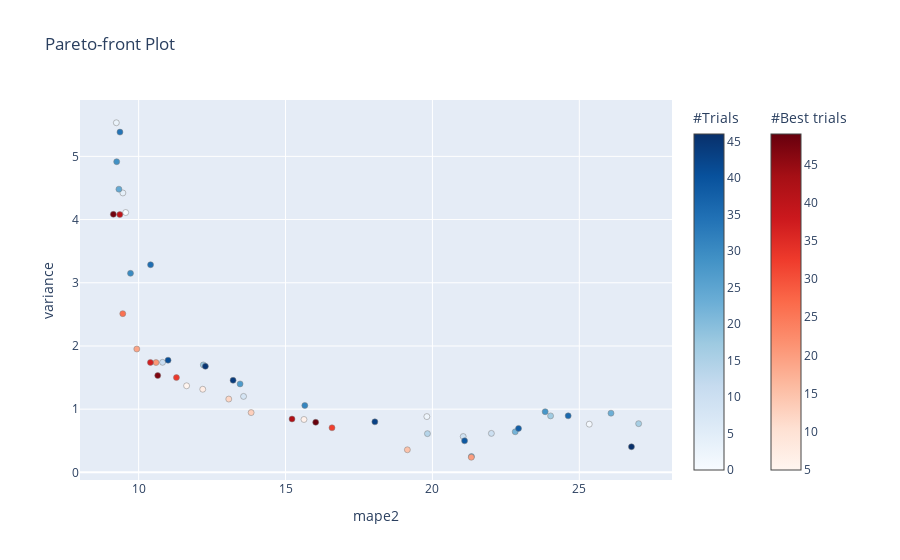

The code cell stored with this chart in its notebook:
### Code cell
optuna.visualization.plot_pareto_front(study, target_names=["mape2", "variance"])

### Figure 1 — Plotly figure (JSON) as saved in the notebook; plotly's stock layout.template omitted (floating-point values rounded to 4 significant figures)
{"data": [{"hovertemplate": "%{text}<extra>Trial</extra>", "marker": {"color": [0, 1, 2, 3, 4, 8, 9, 10, 11, 14, 16, 17, 18, 22, 23, 24, 25, 27, 28, 29, 30, 31, 34, 35, 36, 38, 39, 41, 43, 44, 45, 46], "colorbar": {"title": {"text": "#Trials"}}, "colorscale": [[0, "rgb(247,251,255)"], [0.125, "rgb(222,235,247)"], [0.25, "rgb(198,219,239)"], [0.375, "rgb(158,202,225)"], [0.5, "rgb(107,174,214)"], [0.625, "rgb(66,146,198)"], [0.75, "rgb(33,113,181)"], [0.875, "rgb(8,81,156)"], [1, "rgb(8,48,107)"]], "line": {"color": "Grey", "width": 0.5}}, "mode": "markers", "showlegend": false, "text": ["{<br>  \"number\": 0,<br>  \"values\": [<br>    9.559255170208548,<br>    4.111436430351163<br>  ],<br>  \"params\": {<br>    \"learning_rate\": 0.005152862891772831,<br>    \"max_depth\": 10,<br>    \"lambda\": 2.238261153727863,<br>    \"loss_function\": \"RMSE\"<br>  }<br>}", "{<br>  \"number\": 1,<br>  \"values\": [<br>    25.338429931621558,<br>    0.762665467783183<br>  ],<br>  \"params\": {<br>    \"learning_rate\": 0.00016081955037523929,<br>    \"max_depth\": 6,<br>    \"lambda\": 3.4353345599149656,<br>    \"loss_function\": \"RMSE\"<br>  }<br>}", "{<br>  \"number\": 2,<br>  \"values\": [<br>    19.81072840846547,<br>    0.8826114352566314<br>  ],<br>  \"params\": {<br>    \"learning_rate\": 0.00038427965650932836,<br>    \"max_depth\": 9,<br>    \"lambda\": 4.76897954675756,<br>    \"loss_function\": \"RMSE\"<br>  }<br>}", "{<br>  \"number\": 3,<br>  \"values\": [<br>    9.240627597123487,<br>    5.531814645670917<br>  ],<br>  \"params\": {<br>    \"learning_rate\": 0.008609339315924714,<br>    \"max_depth\": 10,<br>    \"lambda\": 2.1571330374229816,<br>    \"loss_function\": \"RMSE\"<br>  }<br>}", "{<br>  \"number\": 4,<br>  \"values\": [<br>    9.463089921924507,<br>    4.421174238512708<br>  ],<br>  \"params\": {<br>    \"learning_rate\": 0.006142448311292986,<br>    \"max_depth\": 10,<br>    \"lambda\": 2.4349408386768467,<br>    \"loss_function\": \"RMSE\"<br>  }<br>}", "{<br>  \"number\": 8,<br>  \"values\": [<br>    13.571111764240534,<br>    1.2016797407050248<br>  ],<br>  \"params\": {<br>    \"learning_rate\": 0.0015634794828247403,<br>    \"max_depth\": 2,<br>    \"lambda\": 4.026064070253872,<br>    \"loss_function\": \"RMSE\"<br>  }<br>}", "{<br>  \"number\": 9,<br>  \"values\": [<br>    21.047894669018834,<br>    0.5670228393055403<br>  ],<br>  \"params\": {<br>    \"learning_rate\": 0.0003168203424812043,<br>    \"max_depth\": 4,<br>    \"lambda\": 3.25660158361972,<br>    \"loss_function\": \"RMSE\"<br>  }<br>}", "{<br>  \"number\": 10,<br>  \"values\": [<br>    22.00679266479233,<br>    0.6167980204898917<br>  ],<br>  \"params\": {<br>    \"learning_rate\": 0.0002712208369780984,<br>    \"max_depth\": 5,<br>    \"lambda\": 3.4205259378400967,<br>    \"loss_function\": \"RMSE\"<br>  }<br>}", "{<br>  \"number\": 11,<br>  \"values\": [<br>    10.813870795838005,<br>    1.741085747199211<br>  ],<br>  \"params\": {<br>    \"learning_rate\": 0.0019963197687923625,<br>    \"max_depth\": 6,<br>    \"lambda\": 1.1590006612477315,<br>    \"loss_function\": \"RMSE\"<br>  }<br>}", "{<br>  \"number\": 14,<br>  \"values\": [<br>    19.830393957360698,<br>    0.6130041249557898<br>  ],<br>  \"params\": {<br>    \"learning_rate\": 0.0003520942849136954,<br>    \"max_depth\": 5,<br>    \"lambda\": 1.1818003035318199,<br>    \"loss_function\": \"RMSE\"<br>  }<br>}", "{<br>  \"number\": 16,<br>  \"values\": [<br>    27.019741234726695,<br>    0.7707844184394155<br>  ],<br>  \"params\": {<br>    \"learning_rate\": 0.00011379226058632626,<br>    \"max_depth\": 5,<br>    \"lambda\": 2.3762736005946743,<br>    \"loss_function\": \"RMSE\"<br>  }<br>}", "{<br>  \"number\": 17,<br>  \"values\": [<br>    24.021983125561846,<br>    0.8933831589382564<br>  ],<br>  \"params\": {<br>    \"learning_rate\": 0.00020819034127670345,<br>    \"max_depth\": 9,<br>    \"lambda\": 3.754360817833327,<br>    \"loss_function\": \"RMSE\"<br>  }<br>}", "{<br>  \"number\": 18,<br>  \"values\": [<br>    12.20079989427735,<br>    1.700258500060995<br>  ],<br>  \"params\": {<br>    \"learning_rate\": 0.001233051415887894,<br>    \"max_depth\": 9,<br>    \"lambda\": 3.7953605090720184,<br>    \"loss_function\": \"RMSE\"<br>  }<br>}", "{<br>  \"number\": 22,<br>  \"values\": [<br>    22.818361274765216,<br>    0.6423449590187431<br>  ],<br>  \"params\": {<br>    \"learning_rate\": 0.0002433902805267319,<br>    \"max_depth\": 5,<br>    \"lambda\": 3.9246148072758458,<br>    \"loss_function\": \"RMSE\"<br>  }<br>}", "{<br>  \"number\": 23,<br>  \"values\": [<br>    26.078267587485378,<br>    0.9361653152552556<br>  ],<br>  \"params\": {<br>    \"learning_rate\": 0.0001391923096604127,<br>    \"max_depth\": 9,<br>    \"lambda\": 2.078065303438563,<br>    \"loss_function\": \"RMSE\"<br>  }<br>}", "{<br>  \"number\": 24,<br>  \"values\": [<br>    9.328515154997435,<br>    4.480717341918862<br>  ],<br>  \"params\": {<br>    \"learning_rate\": 0.007943510502210711,<br>    \"max_depth\": 9,<br>    \"lambda\": 2.8899546958774622,<br>    \"loss_function\": \"RMSE\"<br>  }<br>}", "{<br>  \"number\": 25,<br>  \"values\": [<br>    21.3285530342307,<br>    0.25110875225376716<br>  ],<br>  \"params\": {<br>    \"learning_rate\": 0.0005155078915144203,<br>    \"max_depth\": 1,<br>    \"lambda\": 4.615012130517942,<br>    \"loss_function\": \"RMSE\"<br>  }<br>}", "{<br>  \"number\": 27,<br>  \"values\": [<br>    13.453261812223039,<br>    1.39973023046527<br>  ],<br>  \"params\": {<br>    \"learning_rate\": 0.0009226684301104671,<br>    \"max_depth\": 9,<br>    \"lambda\": 3.8573707644531954,<br>    \"loss_function\": \"RMSE\"<br>  }<br>}", "{<br>  \"number\": 28,<br>  \"values\": [<br>    23.837544267242667,<br>    0.9596617307110513<br>  ],<br>  \"params\": {<br>    \"learning_rate\": 0.00021455572553901836,<br>    \"max_depth\": 10,<br>    \"lambda\": 3.101417111999952,<br>    \"loss_function\": \"RMSE\"<br>  }<br>}", "{<br>  \"number\": 29,<br>  \"values\": [<br>    9.252409404318527,<br>    4.915880547715238<br>  ],<br>  \"params\": {<br>    \"learning_rate\": 0.006801498194113785,<br>    \"max_depth\": 9,<br>    \"lambda\": 1.0450074321141347,<br>    \"loss_function\": \"RMSE\"<br>  }<br>}", "{<br>  \"number\": 30,<br>  \"values\": [<br>    9.722772307351798,<br>    3.1488749035080614<br>  ],<br>  \"params\": {<br>    \"learning_rate\": 0.004535681291928355,<br>    \"max_depth\": 9,<br>    \"lambda\": 2.876379065622566,<br>    \"loss_function\": \"RMSE\"<br>  }<br>}", "{<br>  \"number\": 31,<br>  \"values\": [<br>    15.65583583407336,<br>    1.0582622526035657<br>  ],<br>  \"params\": {<br>    \"learning_rate\": 0.0006347010071687332,<br>    \"max_depth\": 8,<br>    \"lambda\": 3.122329996907501,<br>    \"loss_function\": \"RMSE\"<br>  }<br>}", "{<br>  \"number\": 34,<br>  \"values\": [<br>    9.364051349998675,<br>    5.383701234634618<br>  ],<br>  \"params\": {<br>    \"learning_rate\": 0.006607258871162348,<br>    \"max_depth\": 10,<br>    \"lambda\": 1.2175850616141637,<br>    \"loss_function\": \"RMSE\"<br>  }<br>}", "{<br>  \"number\": 35,<br>  \"values\": [<br>    10.40610762560808,<br>    3.285449843150653<br>  ],<br>  \"params\": {<br>    \"learning_rate\": 0.002258968199043046,<br>    \"max_depth\": 10,<br>    \"lambda\": 1.0777446155825,<br>    \"loss_function\": \"RMSE\"<br>  }<br>}", "{<br>  \"number\": 36,<br>  \"values\": [<br>    24.62054277182021,<br>    0.8942247216234591<br>  ],<br>  \"params\": {<br>    \"learning_rate\": 0.0001878163082874493,<br>    \"max_depth\": 9,<br>    \"lambda\": 3.454253068582681,<br>    \"loss_function\": \"RMSE\"<br>  }<br>}", "{<br>  \"number\": 38,<br>  \"values\": [<br>    22.93063894457549,<br>    0.6954863296635132<br>  ],<br>  \"params\": {<br>    \"learning_rate\": 0.00023417956048654397,<br>    \"max_depth\": 6,<br>    \"lambda\": 2.9746893605998266,<br>    \"loss_function\": \"RMSE\"<br>  }<br>}", "{<br>  \"number\": 39,<br>  \"values\": [<br>    21.094658667867254,<br>    0.4989222127881803<br>  ],<br>  \"params\": {<br>    \"learning_rate\": 0.00032778291565826003,<br>    \"max_depth\": 3,<br>    \"lambda\": 1.7750048962606066,<br>    \"loss_function\": \"RMSE\"<br>  }<br>}", "{<br>  \"number\": 41,<br>  \"values\": [<br>    11.001516596040817,<br>    1.7748407751284905<br>  ],<br>  \"params\": {<br>    \"learning_rate\": 0.0017625877843770782,<br>    \"max_depth\": 7,<br>    \"lambda\": 1.8697210382075125,<br>    \"loss_function\": \"RMSE\"<br>  }<br>}", "{<br>  \"number\": 43,<br>  \"values\": [<br>    18.040470982875693,<br>    0.7996617893369482<br>  ],<br>  \"params\": {<br>    \"learning_rate\": 0.0004430398852884255,<br>    \"max_depth\": 7,<br>    \"lambda\": 1.929033944627391,<br>    \"loss_function\": \"RMSE\"<br>  }<br>}", "{<br>  \"number\": 44,<br>  \"values\": [<br>    13.214763033487511,<br>    1.456773728085043<br>  ],<br>  \"params\": {<br>    \"learning_rate\": 0.00326437782931287,<br>    \"max_depth\": 1,<br>    \"lambda\": 1.7305715800327672,<br>    \"loss_function\": \"RMSE\"<br>  }<br>}", "{<br>  \"number\": 45,<br>  \"values\": [<br>    12.270980375899974,<br>    1.6779410802517276<br>  ],<br>  \"params\": {<br>    \"learning_rate\": 0.001198185009903852,<br>    \"max_depth\": 9,<br>    \"lambda\": 3.7514842541137075,<br>    \"loss_function\": \"RMSE\"<br>  }<br>}", "{<br>  \"number\": 46,<br>  \"values\": [<br>    26.77495517556206,<br>    0.4053886919602512<br>  ],<br>  \"params\": {<br>    \"learning_rate\": 0.0001871114805765306,<br>    \"max_depth\": 1,<br>    \"lambda\": 3.113500457749127,<br>    \"loss_function\": \"RMSE\"<br>  }<br>}"], "type": "scatter", "x": [9.559, 25.34, 19.81, 9.241, 9.463, 13.57, 21.05, 22.01, 10.81, 19.83, 27.02, 24.02, 12.2, 22.82, 26.08, 9.329, 21.33, 13.45, 23.84, 9.252, 9.723, 15.66, 9.364, 10.41, 24.62, 22.93, 21.09, 11.0, 18.04, 13.21, 12.27, 26.77], "y": [4.111, 0.7627, 0.8826, 5.532, 4.421, 1.202, 0.567, 0.6168, 1.741, 0.613, 0.7708, 0.8934, 1.7, 0.6423, 0.9362, 4.481, 0.2511, 1.4, 0.9597, 4.916, 3.149, 1.058, 5.384, 3.285, 0.8942, 0.6955, 0.4989, 1.775, 0.7997, 1.457, 1.678, 0.4054]}, {"hovertemplate": "%{text}<extra>Best Trial</extra>", "marker": {"color": [5, 6, 7, 12, 13, 15, 19, 20, 21, 26, 32, 33, 37, 40, 42, 47, 48, 49], "colorbar": {"title": {"text": "#Best trials"}, "x": 1.1, "xpad": 40, "y": 0.5}, "colorscale": [[0, "rgb(255,245,240)"], [0.125, "rgb(254,224,210)"], [0.25, "rgb(252,187,161)"], [0.375, "rgb(252,146,114)"], [0.5, "rgb(251,106,74)"], [0.625, "rgb(239,59,44)"], [0.75, "rgb(203,24,29)"], [0.875, "rgb(165,15,21)"], [1, "rgb(103,0,13)"]], "line": {"color": "Grey", "width": 0.5}}, "mode": "markers", "showlegend": false, "text": ["{<br>  \"number\": 5,<br>  \"values\": [<br>    11.632360261420366,<br>    1.3699211112692637<br>  ],<br>  \"params\": {<br>    \"learning_rate\": 0.001871071390573283,<br>    \"max_depth\": 4,<br>    \"lambda\": 2.269335091637162,<br>    \"loss_function\": \"RMSE\"<br>  }<br>}", "{<br>  \"number\": 6,<br>  \"values\": [<br>    15.627950258394218,<br>    0.8369803092783119<br>  ],<br>  \"params\": {<br>    \"learning_rate\": 0.0006360699628356356,<br>    \"max_depth\": 5,<br>    \"lambda\": 1.2640831010305813,<br>    \"loss_function\": \"RMSE\"<br>  }<br>}", "{<br>  \"number\": 7,<br>  \"values\": [<br>    12.18214608041815,<br>    1.3152388539228106<br>  ],<br>  \"params\": {<br>    \"learning_rate\": 0.0013739825296083155,<br>    \"max_depth\": 5,<br>    \"lambda\": 3.4200033587848093,<br>    \"loss_function\": \"RMSE\"<br>  }<br>}", "{<br>  \"number\": 12,<br>  \"values\": [<br>    13.068013744573287,<br>    1.159876179772759<br>  ],<br>  \"params\": {<br>    \"learning_rate\": 0.0010448569836215317,<br>    \"max_depth\": 6,<br>    \"lambda\": 4.84503258654431,<br>    \"loss_function\": \"RMSE\"<br>  }<br>}", "{<br>  \"number\": 13,<br>  \"values\": [<br>    13.828929669325642,<br>    0.9456186803785016<br>  ],<br>  \"params\": {<br>    \"learning_rate\": 0.0009162403571647464,<br>    \"max_depth\": 4,<br>    \"lambda\": 1.083175354014578,<br>    \"loss_function\": \"RMSE\"<br>  }<br>}", "{<br>  \"number\": 15,<br>  \"values\": [<br>    19.14679942147254,<br>    0.35728296072940324<br>  ],<br>  \"params\": {<br>    \"learning_rate\": 0.000739170344293197,<br>    \"max_depth\": 1,<br>    \"lambda\": 1.7018713966893704,<br>    \"loss_function\": \"RMSE\"<br>  }<br>}", "{<br>  \"number\": 19,<br>  \"values\": [<br>    9.937660345364842,<br>    1.9518033314837746<br>  ],<br>  \"params\": {<br>    \"learning_rate\": 0.0047437293431659595,<br>    \"max_depth\": 5,<br>    \"lambda\": 2.4780797889613226,<br>    \"loss_function\": \"RMSE\"<br>  }<br>}", "{<br>  \"number\": 20,<br>  \"values\": [<br>    21.32286657060175,<br>    0.23920062653280283<br>  ],<br>  \"params\": {<br>    \"learning_rate\": 0.0005145261577266093,<br>    \"max_depth\": 1,<br>    \"lambda\": 4.223386014040591,<br>    \"loss_function\": \"RMSE\"<br>  }<br>}", "{<br>  \"number\": 21,<br>  \"values\": [<br>    10.591950471721091,<br>    1.7377461207917317<br>  ],<br>  \"params\": {<br>    \"learning_rate\": 0.0028105222738674523,<br>    \"max_depth\": 6,<br>    \"lambda\": 3.740334309665808,<br>    \"loss_function\": \"RMSE\"<br>  }<br>}", "{<br>  \"number\": 26,<br>  \"values\": [<br>    9.459974307751496,<br>    2.5111135260643245<br>  ],<br>  \"params\": {<br>    \"learning_rate\": 0.005361495719407353,<br>    \"max_depth\": 6,<br>    \"lambda\": 1.4369565816342937,<br>    \"loss_function\": \"RMSE\"<br>  }<br>}", "{<br>  \"number\": 32,<br>  \"values\": [<br>    16.58139517073634,<br>    0.7053461319684118<br>  ],<br>  \"params\": {<br>    \"learning_rate\": 0.0012275314272606785,<br>    \"max_depth\": 1,<br>    \"lambda\": 4.509472860760529,<br>    \"loss_function\": \"RMSE\"<br>  }<br>}", "{<br>  \"number\": 33,<br>  \"values\": [<br>    11.286211071581846,<br>    1.499764493607353<br>  ],<br>  \"params\": {<br>    \"learning_rate\": 0.004294786903885102,<br>    \"max_depth\": 2,<br>    \"lambda\": 1.8192478886307182,<br>    \"loss_function\": \"RMSE\"<br>  }<br>}", "{<br>  \"number\": 37,<br>  \"values\": [<br>    10.401242341616326,<br>    1.7395099201018311<br>  ],<br>  \"params\": {<br>    \"learning_rate\": 0.0038594535392819855,<br>    \"max_depth\": 5,<br>    \"lambda\": 3.952898318678416,<br>    \"loss_function\": \"RMSE\"<br>  }<br>}", "{<br>  \"number\": 40,<br>  \"values\": [<br>    9.35948295619364,<br>    4.078804896191167<br>  ],<br>  \"params\": {<br>    \"learning_rate\": 0.00566588418021056,<br>    \"max_depth\": 9,<br>    \"lambda\": 1.5731174587812005,<br>    \"loss_function\": \"RMSE\"<br>  }<br>}", "{<br>  \"number\": 42,<br>  \"values\": [<br>    15.221153294438933,<br>    0.8444248238192475<br>  ],<br>  \"params\": {<br>    \"learning_rate\": 0.0007949261951903831,<br>    \"max_depth\": 3,<br>    \"lambda\": 1.0187543446427398,<br>    \"loss_function\": \"RMSE\"<br>  }<br>}", "{<br>  \"number\": 47,<br>  \"values\": [<br>    10.649753507922004,<br>    1.532046798812349<br>  ],<br>  \"params\": {<br>    \"learning_rate\": 0.003806621127879456,<br>    \"max_depth\": 4,<br>    \"lambda\": 4.4045873119199,<br>    \"loss_function\": \"RMSE\"<br>  }<br>}", "{<br>  \"number\": 48,<br>  \"values\": [<br>    9.139130509765838,<br>    4.082582030370983<br>  ],<br>  \"params\": {<br>    \"learning_rate\": 0.0065531645169822905,<br>    \"max_depth\": 8,<br>    \"lambda\": 1.0252334612398812,<br>    \"loss_function\": \"RMSE\"<br>  }<br>}", "{<br>  \"number\": 49,<br>  \"values\": [<br>    16.027278402076035,<br>    0.7920331377279037<br>  ],<br>  \"params\": {<br>    \"learning_rate\": 0.001357734533127282,<br>    \"max_depth\": 1,<br>    \"lambda\": 2.346628014487805,<br>    \"loss_function\": \"RMSE\"<br>  }<br>}"], "type": "scatter", "x": [11.63, 15.63, 12.18, 13.07, 13.83, 19.15, 9.938, 21.32, 10.59, 9.46, 16.58, 11.29, 10.4, 9.359, 15.22, 10.65, 9.139, 16.03], "y": [1.37, 0.837, 1.315, 1.16, 0.9456, 0.3573, 1.952, 0.2392, 1.738, 2.511, 0.7053, 1.5, 1.74, 4.079, 0.8444, 1.532, 4.083, 0.792]}], "layout": {"autosize": true, "title": {"text": "Pareto-front Plot"}, "xaxis": {"autorange": true, "range": [8.045, 28.11], "title": {"text": "mape2"}, "type": "linear"}, "yaxis": {"autorange": true, "range": [-0.1976, 5.969], "title": {"text": "variance"}, "type": "linear"}}}
